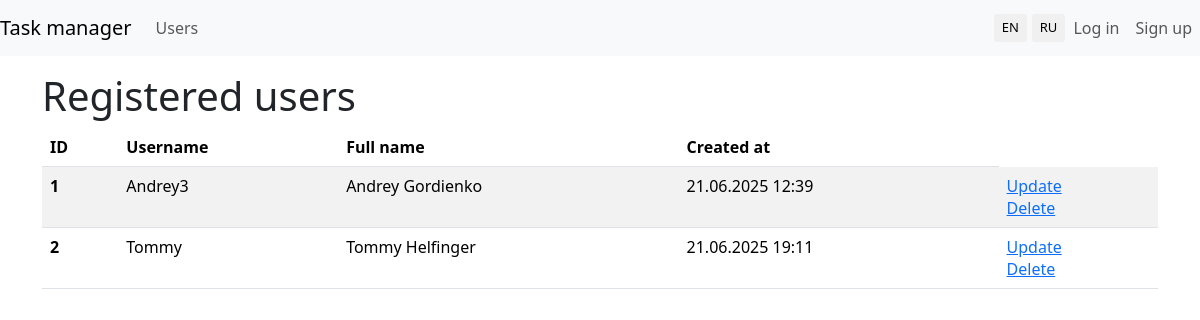
/users/, run on the app's committed database.
### task_manager/users/models.py (models this page shows, shortened)
class MyUser(AbstractUser):
    created_at = models.DateTimeField(_("Creation date"), auto_now_add=True)

### task_manager/users/views.py (the view)
# urls.py: path("", UsersView.as_view(), name="user_list"),
class UsersView(ListView):
    model = MyUser
    context_object_name = "user_list"
    template_name = "users/user_list.html"

### task_manager/templates/users/user_list.html (shortened to what this page needs)
{% extends "task_manager/base.html" %}
{% load i18n %}
{% load django_bootstrap5 %}
{% block content %}
<div class="mt-4">
    <h1 class="mt-1">{% translate "Registered users" %}</h1>
    {% if user_list %}
    <table class="table table-striped">
        <thead>
            <tr>
                <th scope="col">ID</th>
                <th scope="col">{% translate "Username" %}</th>
                <th scope="col">{% translate "Full name" %}</th>
                <th scope="col">{% translate "Created at" %}</th>
            </tr>
        </thead>
        <tbody>
            {% for user in user_list %}
            <tr>
                <th scope="row"> {{ user.id }}</th>
                <td>{{ user.username }}</td>
                <td>{{ user.get_full_name }}</td>
                <td>{{ user.date_joined|date:"d.m.Y H:i"}}</td>
                <td>
                    <a href="{% url 'users:update_user' user.pk %}">{% translate 'Update' %}</a>
                    <br>
                    <a href="{% url 'users:delete_user' user.pk %}">{% translate 'Delete' %}</a>
                </td>
            </tr>
            {% endfor %}
        </tbody>
    </table>
    {% else %}
    <p>There are no users.</p>
    {% endif %}
    {% endblock %}

### data on the page
MyUser: id "1", username "Andrey3", get_full_name "Andrey Gordienko", date_joined "21.06.2025 12:39"
MyUser: id "2", username "Tommy", get_full_name "Tommy Helfinger", date_joined "21.06.2025 19:11"
